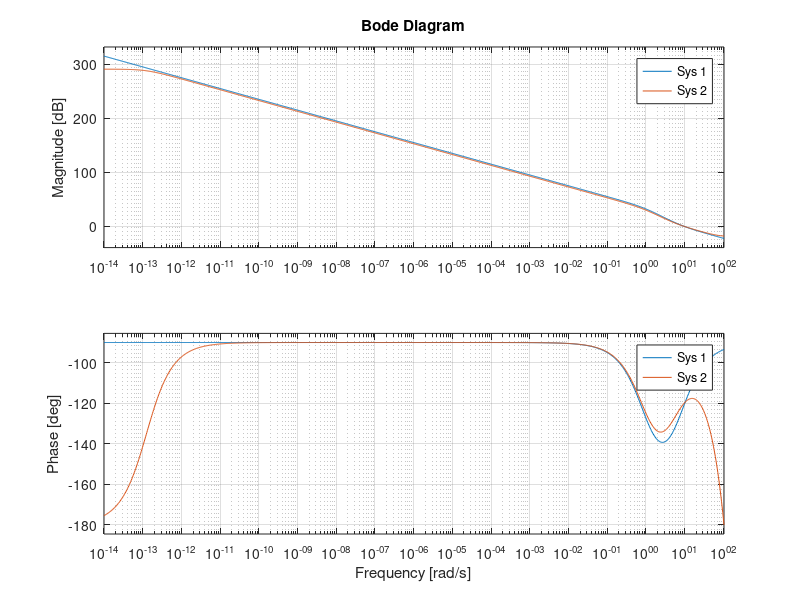

Here is the MATLAB script that generated this plot:
P=tf(1,[1 1])
w=10
bode(P)
C=tf(1,[1 0])
bode(P*C)
[m,p]=bode(P*C,w)
p+120
tz=tan(54*pi/180)/w
1/tz
C=tf([tz 1],[1 0])
bode(P*C)
grid
[m,p]=bode(P*C,w)
C=tf([tz 1],[1 0])/m
bode(P*C)
bode(feedback(P*C,1))
step(feedback(P*C,1))
step(feedback(P,C))
C2=tf(10*[1 1],[1 0])
bode(feedback(P*C,1),feedback(P*C2,1))
bode(feedback(1,P*C),feedback(1,P*C2))
step(feedback(P*C,1),feedback(P*C2,1))
step(feedback(P,C),feedback(P,C2))
bode((P*C),(P*C2))
T=.03;step(feedback(P*C,1),feedback(c2d(P,T,'zoh')*c2d(C,T,'tustin'),1))
T=.03;bode((P*C),(c2d(P,T,'zoh')*c2d(C,T,'tustin')))
T=.03;step(feedback(P*C,1),feedback(c2d(P,T,'zoh')*c2d(C,T,'zoh'),1))
T=.06;step(feedback(P*C,1),feedback(c2d(P,T,'zoh')*c2d(C,T,'tustin'),1))
T=.6;step(feedback(P*C,1),feedback(c2d(P,T,'zoh')*c2d(C,T,'tustin'),1))
T=.003;step(feedback(P*C,1),feedback(c2d(P,T,'zoh')*c2d(C,T,'tustin'),1))
T=.003;c2d(C,T,'tustin')
T=.03;c2d(C,T,'tustin')
T=.000003;c2d(C,T,'tustin')
tz=tan(63*pi/180)/w
C2=tf([tz 1],[1 0])
[m,p]=bode(P*C2,w)
C2=tf([tz 1],[1 0])/m
T=.03;step(feedback(P*C,1),feedback(c2d(P,T,'zoh')*c2d(C2,T,'tustin'),1))
bode((P*C),(P*C2))
T=.03;bode((P*C),(c2d(P,T,'zoh')*c2d(C2,T,'tustin')))
